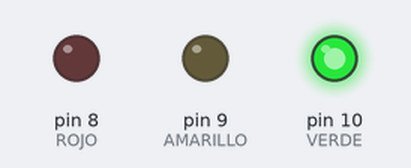
The sketch below on a simulated Arduino Uno, built with avr-gcc and run on an emulated ATmega328P. Shown: output pins drawn as LEDs (lit = HIGH).

Above: at 1.5 s.
At 3.5 s:
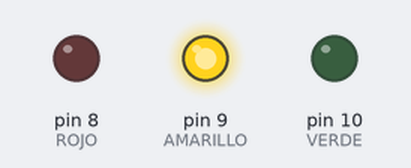
At 5.5 s:
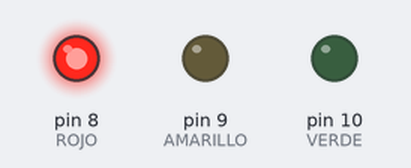
Timing chart, 0 to 9.1 s (numbered marks = the images above):
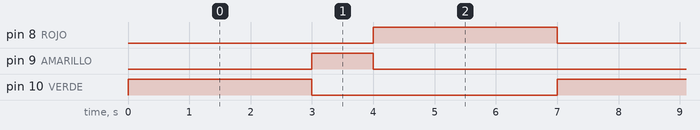

Measured:
- by itself, pin 8 (ROJO), pin 10 (VERDE): alternates HIGH for 3.0 s and LOW for 4.0 s
- by itself, pin 9 (AMARILLO): alternates HIGH for 1.0 s and LOW for 6.0 s
- by itself, everything shown: repeats every 7.0 s, in 3 steps

The sketch:

semaforo.ino
```cpp
const int ROJO = 8;
const int AMARILLO = 9;
const int VERDE = 10;

void setup() {
  pinMode(ROJO, OUTPUT);
  pinMode(AMARILLO, OUTPUT);
  pinMode(VERDE, OUTPUT);
}

void apagarTodos() {
  digitalWrite(ROJO, LOW);
  digitalWrite(AMARILLO, LOW);
  digitalWrite(VERDE, LOW);
}

void loop() {
  apagarTodos();
  digitalWrite(VERDE, HIGH);
  delay(3000);

  apagarTodos();
  digitalWrite(AMARILLO, HIGH);
  delay(1000);

  apagarTodos();
  digitalWrite(ROJO, HIGH);
  delay(3000);
}
```
